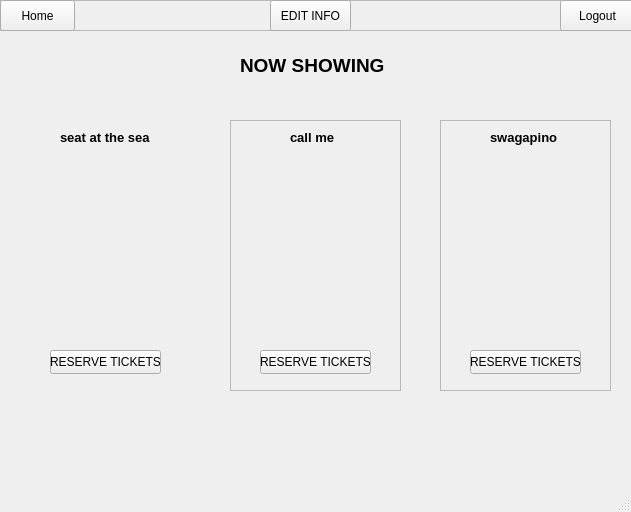
<?xml version="1.0" encoding="UTF-8"?>
<ui version="4.0">
 <class>NowShowingScreen</class>
 <widget class="QMainWindow" name="NowShowingScreen">
  <property name="geometry">
   <rect>
    <x>0</x>
    <y>0</y>
    <width>631</width>
    <height>512</height>
   </rect>
  </property>
  <property name="windowTitle">
   <string>MainWindow</string>
  </property>
  <widget class="QWidget" name="centralwidget">
   <widget class="QLabel" name="label">
    <property name="geometry">
     <rect>
      <x>240</x>
      <y>50</y>
      <width>151</width>
      <height>31</height>
     </rect>
    </property>
    <property name="text">
     <string>&lt;html&gt;&lt;head/&gt;&lt;body&gt;&lt;p&gt;&lt;span style=&quot; font-size:14pt; font-weight:700;&quot;&gt;NOW SHOWING&lt;/span&gt;&lt;/p&gt;&lt;/body&gt;&lt;/html&gt;</string>
    </property>
   </widget>
   <widget class="QFrame" name="movie1">
    <property name="geometry">
     <rect>
      <x>20</x>
      <y>120</y>
      <width>171</width>
      <height>271</height>
     </rect>
    </property>
    <property name="autoFillBackground">
     <bool>true</bool>
    </property>
    <widget class="QPushButton" name="btnReserveMovie1">
     <property name="geometry">
      <rect>
       <x>30</x>
       <y>230</y>
       <width>111</width>
       <height>24</height>
      </rect>
     </property>
     <property name="text">
      <string>RESERVE TICKETS</string>
     </property>
    </widget>
    <widget class="QLabel" name="label_2">
     <property name="geometry">
      <rect>
       <x>10</x>
       <y>40</y>
       <width>151</width>
       <height>181</height>
      </rect>
     </property>
     <property name="text">
      <string/>
     </property>
     <property name="pixmap">
      <pixmap>image/logo.jpg</pixmap>
     </property>
     <property name="scaledContents">
      <bool>true</bool>
     </property>
    </widget>
    <widget class="QLabel" name="label_3">
     <property name="geometry">
      <rect>
       <x>40</x>
       <y>10</y>
       <width>91</width>
       <height>16</height>
      </rect>
     </property>
     <property name="text">
      <string>&lt;html&gt;&lt;head/&gt;&lt;body&gt;&lt;p&gt;&lt;span style=&quot; font-size:10pt; font-weight:700;&quot;&gt;seat at the sea&lt;/span&gt;&lt;/p&gt;&lt;/body&gt;&lt;/html&gt;</string>
     </property>
    </widget>
   </widget>
   <widget class="QFrame" name="movie2">
    <property name="geometry">
     <rect>
      <x>230</x>
      <y>120</y>
      <width>171</width>
      <height>271</height>
     </rect>
    </property>
    <property name="autoFillBackground">
     <bool>true</bool>
    </property>
    <property name="frameShape">
     <enum>QFrame::StyledPanel</enum>
    </property>
    <property name="frameShadow">
     <enum>QFrame::Raised</enum>
    </property>
    <widget class="QPushButton" name="btnReserveMovie2">
     <property name="geometry">
      <rect>
       <x>30</x>
       <y>230</y>
       <width>111</width>
       <height>24</height>
      </rect>
     </property>
     <property name="text">
      <string>RESERVE TICKETS</string>
     </property>
    </widget>
    <widget class="QLabel" name="label_4">
     <property name="geometry">
      <rect>
       <x>10</x>
       <y>40</y>
       <width>151</width>
       <height>181</height>
      </rect>
     </property>
     <property name="text">
      <string/>
     </property>
     <property name="pixmap">
      <pixmap>image/uhuh.jpg</pixmap>
     </property>
     <property name="scaledContents">
      <bool>true</bool>
     </property>
    </widget>
    <widget class="QLabel" name="label_5">
     <property name="geometry">
      <rect>
       <x>60</x>
       <y>10</y>
       <width>51</width>
       <height>16</height>
      </rect>
     </property>
     <property name="text">
      <string>&lt;html&gt;&lt;head/&gt;&lt;body&gt;&lt;p&gt;&lt;span style=&quot; font-size:10pt; font-weight:700;&quot;&gt;call me&lt;/span&gt;&lt;/p&gt;&lt;/body&gt;&lt;/html&gt;</string>
     </property>
    </widget>
   </widget>
   <widget class="QFrame" name="movie3">
    <property name="geometry">
     <rect>
      <x>440</x>
      <y>120</y>
      <width>171</width>
      <height>271</height>
     </rect>
    </property>
    <property name="autoFillBackground">
     <bool>true</bool>
    </property>
    <property name="frameShape">
     <enum>QFrame::StyledPanel</enum>
    </property>
    <property name="frameShadow">
     <enum>QFrame::Raised</enum>
    </property>
    <widget class="QPushButton" name="btnReserveMovie3">
     <property name="geometry">
      <rect>
       <x>30</x>
       <y>230</y>
       <width>111</width>
       <height>24</height>
      </rect>
     </property>
     <property name="text">
      <string>RESERVE TICKETS</string>
     </property>
    </widget>
    <widget class="QLabel" name="label_6">
     <property name="geometry">
      <rect>
       <x>10</x>
       <y>40</y>
       <width>151</width>
       <height>181</height>
      </rect>
     </property>
     <property name="text">
      <string/>
     </property>
     <property name="pixmap">
      <pixmap>image/yes.jpg</pixmap>
     </property>
     <property name="scaledContents">
      <bool>true</bool>
     </property>
    </widget>
    <widget class="QLabel" name="label_7">
     <property name="geometry">
      <rect>
       <x>50</x>
       <y>10</y>
       <width>71</width>
       <height>16</height>
      </rect>
     </property>
     <property name="text">
      <string>&lt;html&gt;&lt;head/&gt;&lt;body&gt;&lt;p&gt;&lt;span style=&quot; font-size:10pt; font-weight:700;&quot;&gt;swagapino&lt;/span&gt;&lt;/p&gt;&lt;/body&gt;&lt;/html&gt;</string>
     </property>
    </widget>
   </widget>
   <widget class="QFrame" name="frame">
    <property name="geometry">
     <rect>
      <x>0</x>
      <y>0</y>
      <width>631</width>
      <height>31</height>
     </rect>
    </property>
    <property name="autoFillBackground">
     <bool>true</bool>
    </property>
    <property name="frameShape">
     <enum>QFrame::StyledPanel</enum>
    </property>
    <property name="frameShadow">
     <enum>QFrame::Raised</enum>
    </property>
    <widget class="QPushButton" name="btnLogout">
     <property name="geometry">
      <rect>
       <x>560</x>
       <y>0</y>
       <width>75</width>
       <height>31</height>
      </rect>
     </property>
     <property name="text">
      <string>Logout</string>
     </property>
    </widget>
    <widget class="QPushButton" name="pushButton_5">
     <property name="geometry">
      <rect>
       <x>0</x>
       <y>0</y>
       <width>75</width>
       <height>31</height>
      </rect>
     </property>
     <property name="text">
      <string>Home</string>
     </property>
    </widget>
    <widget class="QPushButton" name="btnEditInfo">
     <property name="geometry">
      <rect>
       <x>270</x>
       <y>0</y>
       <width>81</width>
       <height>31</height>
      </rect>
     </property>
     <property name="text">
      <string>EDIT INFO</string>
     </property>
    </widget>
   </widget>
   <zorder>movie1</zorder>
   <zorder>label</zorder>
   <zorder>movie2</zorder>
   <zorder>movie3</zorder>
   <zorder>frame</zorder>
  </widget>
  <widget class="QMenuBar" name="menubar">
   <property name="geometry">
    <rect>
     <x>0</x>
     <y>0</y>
     <width>631</width>
     <height>22</height>
    </rect>
   </property>
  </widget>
  <widget class="QStatusBar" name="statusbar"/>
 </widget>
 <resources/>
 <connections/>
</ui>
